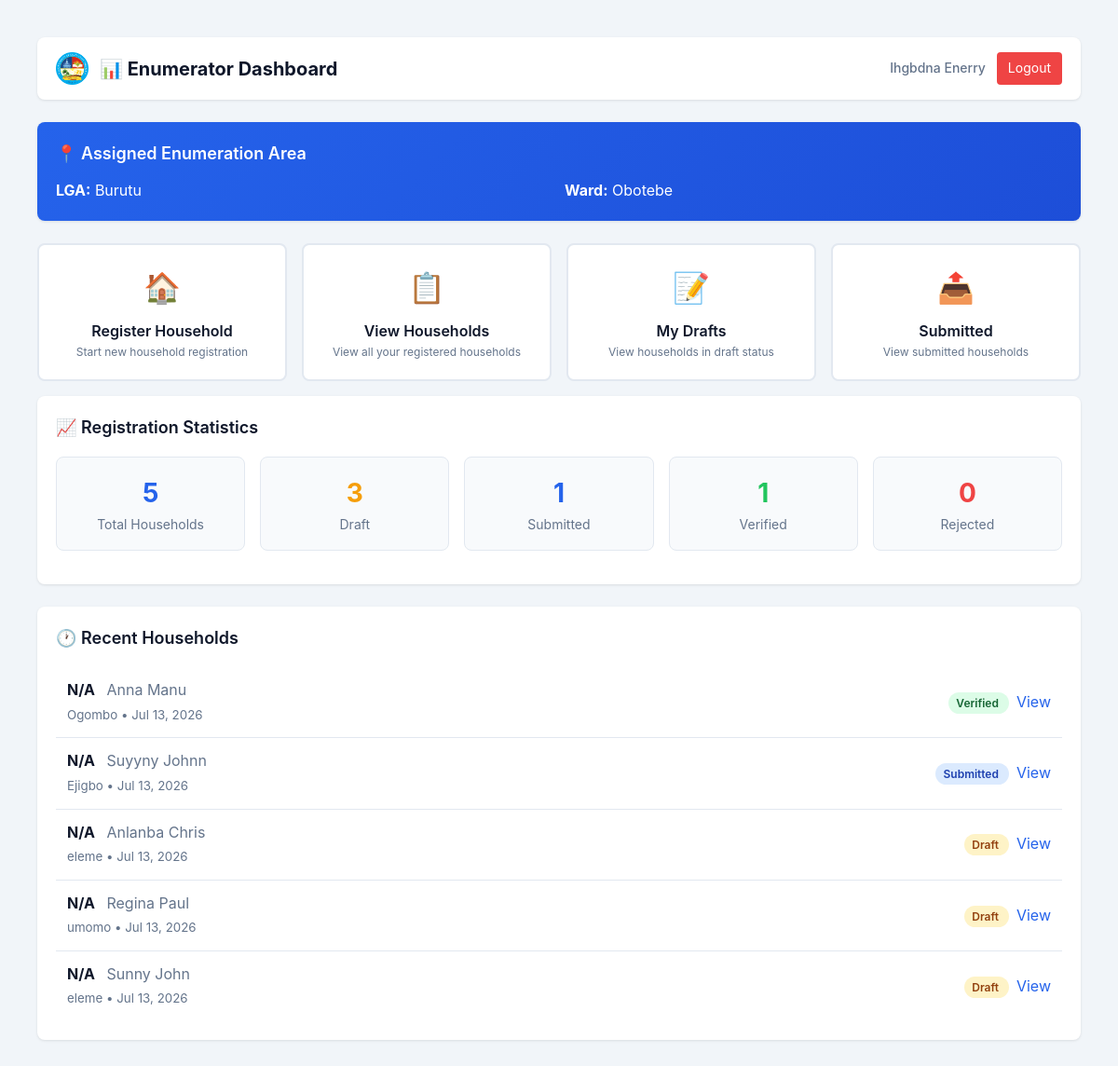
Screenshot of /delta-census/enumerator_dashboard.php (signed in) with the database file from the repository.
### tables this page shows
CREATE TABLE `user_locations` (
  `id` int(11) NOT NULL,
  `user_id` int(11) NOT NULL,
  `lga` varchar(100) NOT NULL,
  `ward` varchar(100) NOT NULL,
  `community` varchar(100) DEFAULT NULL,
  `enumeration_area` varchar(50) DEFAULT NULL,
  `assigned_at` timestamp NOT NULL DEFAULT current_timestamp(),
  `assigned_by` int(11) NOT NULL
);

CREATE TABLE `households` (
  `id` int(11) NOT NULL,
  `household_code` varchar(50) NOT NULL,
  `lga` varchar(100) NOT NULL,
  `ward` varchar(100) NOT NULL,
  `community` varchar(100) DEFAULT NULL,
  `enumeration_area` varchar(50) DEFAULT NULL,
  `head_of_household` varchar(100) NOT NULL,
  `address` text NOT NULL,
  `phone` varchar(20) DEFAULT NULL,
  `total_members` int(11) DEFAULT 0,
  `created_by` int(11) NOT NULL,
  `created_at` timestamp NOT NULL DEFAULT current_timestamp(),
  `updated_at` timestamp NULL DEFAULT NULL ON UPDATE current_timestamp(),
  `status` enum('draft','submitted','verified','rejected') DEFAULT 'draft',
  `submitted_at` timestamp NULL DEFAULT NULL,
  `verified_at` timestamp NULL DEFAULT NULL,
  `device_info` varchar(255) DEFAULT NULL,
  `ip_address` varchar(45) DEFAULT NULL,
  `supervisor_id` int(11) DEFAULT NULL,
  `household_number` varchar(20) DEFAULT NULL,
  `household_head` varchar(100) DEFAULT NULL,
  `house_number` varchar(50) DEFAULT NULL,
  `street_name` varchar(200) DEFAULT NULL,
  `landmark` varchar(200) DEFAULT NULL,
  `gps_latitude` decimal(10,8) DEFAULT NULL,
  `gps_longitude` decimal(11,8) DEFAULT NULL,
  `gps_accuracy` varchar(20) DEFAULT NULL,
  `building_type` varchar(50) DEFAULT NULL,
  `house_ownership` varchar(50) DEFAULT NULL,
  `number_of_households` int(11) DEFAULT NULL,
  `number_of_rooms` int(11) DEFAULT NULL,
  `enumerator_id` int(11) DEFAULT NULL
);

### delta-census/enumerator_dashboard.php (the view, shortened to what this page needs)
<?php
require_once 'includes/functions.php';
global $pdo;
$stmt = $pdo->prepare("
    SELECT ul.*, u.surname, u.first_name
    FROM user_locations ul
    JOIN users u ON ul.user_id = u.id
    WHERE ul.user_id = ?
");
$stmt->execute([$_SESSION['user_id']]);
$location = $stmt->fetch();
try {
    $stmt = $pdo->prepare("
        SELECT
            COUNT(*) as total,
            SUM(CASE WHEN status = 'draft' THEN 1 ELSE 0 END) as draft,
            SUM(CASE WHEN status = 'submitted' THEN 1 ELSE 0 END) as submitted,
            SUM(CASE WHEN status = 'verified' THEN 1 ELSE 0 END) as verified,
            SUM(CASE WHEN status = 'rejected' THEN 1 ELSE 0 END) as rejected
        FROM households
        WHERE enumerator_id = ?
    ");
    $stmt->execute([$_SESSION['user_id']]);
    $stats = $stmt->fetch();
} catch (PDOException $e) {
    $stmt = $pdo->prepare("SELECT COUNT(*) as total FROM households WHERE enumerator_id = ?");
    $stmt->execute([$_SESSION['user_id']]);
    $total = $stmt->fetch();
    $stats = [
        'total' => $total['total'],
        'draft' => 0,
        'submitted' => 0,
        'verified' => 0,
        'rejected' => 0
    ];
}
try {
    $stmt = $pdo->prepare("
        SELECT * FROM households
        WHERE enumerator_id = ?
        ORDER BY created_at DESC
        LIMIT 10
    ");
    $stmt->execute([$_SESSION['user_id']]);
    $recentHouseholds = $stmt->fetchAll();
} catch (PDOException $e) {
    $recentHouseholds = [];
}
?>
<!DOCTYPE html>
<html lang="en">
<head>
    <link rel="stylesheet" href="css/style.css">
</head>
<body>
    <div class="app-container">
        <nav class="mobile-nav">
            <div class="nav-header">
                <div style="display: flex; align-items: center; gap: 12px;">
                    <img src="images/logodelta.png" alt="Logo" style="height: 35px; width: auto;">
                    <h2 style="font-size: 20px;">📊 Enumerator Dashboard</h2>
                </div>
                <div class="user-menu">
                    <span class="user-name" style="font-weight: 500;"><?php echo htmlspecialchars($_SESSION['full_name'] ?? 'Enumerator'); ?></span>
                    <a href="logout.php" class="btn-sm btn-danger">Logout</a>
                </div>
            </div>
        </nav>
        <div class="dashboard-card location-card">
            <h3 style="margin-bottom: 12px;">📍 Assigned Enumeration Area</h3>
            <div style="display: grid; grid-template-columns: repeat(auto-fit, minmax(200px, 1fr)); gap: 12px;">
                <div><strong>LGA:</strong> <?php echo htmlspecialchars($location['lga']); ?></div>
                <div><strong>Ward:</strong> <?php echo htmlspecialchars($location['ward']); ?></div>
            </div>
        </div>
        <div class="quick-actions">
            <a href="register_household.php?step=1" class="quick-action-card">
                <div class="icon">🏠</div>
                <div class="label">Register Household</div>
                <div class="description">Start new household registration</div>
            </a>
            <a href="view_households.php" class="quick-action-card">
                <div class="icon">📋</div>
                <div class="label">View Households</div>
                <div class="description">View all your registered households</div>
            </a>
            <a href="view_households.php?status=draft" class="quick-action-card">
                <div class="icon">📝</div>
                <div class="label">My Drafts</div>
                <div class="description">View households in draft status</div>
            </a>
            <a href="view_households.php?status=submitted" class="quick-action-card">
                <div class="icon">📤</div>
                <div class="label">Submitted</div>
                <div class="description">View submitted households</div>
            </a>
        </div>
        <div class="dashboard-card">
            <h3 style="margin-bottom: 16px;">📈 Registration Statistics</h3>
            <div class="stat-grid">
                <div class="stat-box">
                    <div class="number"><?php echo $stats['total'] ?? 0; ?></div>
                    <div class="label">Total Households</div>
                </div>
                <div class="stat-box draft">
                    <div class="number"><?php echo $stats['draft'] ?? 0; ?></div>
                    <div class="label">Draft</div>
                </div>
                <div class="stat-box submitted">
                    <div class="number"><?php echo $stats['submitted'] ?? 0; ?></div>
                    <div class="label">Submitted</div>
                </div>
                <div class="stat-box verified">
                    <div class="number"><?php echo $stats['verified'] ?? 0; ?></div>
                    <div class="label">Verified</div>
                </div>
                <div class="stat-box rejected">
                    <div class="number"><?php echo $stats['rejected'] ?? 0; ?></div>
                    <div class="label">Rejected</div>
                </div>
            </div>
        </div>
        <div class="dashboard-card">
            <h3 style="margin-bottom: 16px;">🕐 Recent Households</h3>
            <?php if (count($recentHouseholds) > 0): ?>
                <?php foreach ($recentHouseholds as $household): ?>
                <div class="household-list-item">
                    <div>
                        <strong><?php echo htmlspecialchars($household['household_number'] ?? 'N/A'); ?></strong>
                        <span style="color: #64748b; margin-left: 8px;"><?php echo htmlspecialchars($household['household_head'] ?? ''); ?></span>
                        <br>
                        <small style="color: #64748b;">
                            <?php echo htmlspecialchars($household['community'] ?? ''); ?>
                            <?php if (isset($household['created_at'])): ?>
                                • <?php echo date('M d, Y', strtotime($household['created_at'])); ?>
                            <?php endif; ?>
                        </small>
                    </div>
                    <div>
                        <?php if (isset($household['status'])): ?>
                            <span class="status-badge <?php echo $household['status']; ?>">
                                <?php echo ucfirst($household['status']); ?>
                            </span>
                        <?php endif; ?>
                        <?php if (isset($household['id'])): ?>
                            <a href="register_household.php?step=4&id=<?php echo $household['id']; ?>"
                               style="margin-left: 8px; color: #2563eb; text-decoration: none;">View</a>
                        <?php endif; ?>
                    </div>
                </div>
                <?php endforeach; ?>
            <?php endif; ?>
        </div>
    </div>
</body>
</html>

### delta-census/css/style.css (style rules this page uses)
* { margin: 0; padding: 0; box-sizing: border-box; }
:root { --primary: #2563eb; --primary-dark: #1d4ed8; --secondary: #64748b; --success: #22c55e; --danger: #ef4444; --warning: #f59e0b; --background: #f1f5f9; --card: #ffffff; --text: #0f172a; --text-secondary: #64748b; --shadow: 0 4px 6px -1px rgba(0, 0, 0, 0.1), 0 2px 4px -1px rgba(0, 0, 0, 0.06); --radius: 12px; --transition: all 0.3s ease; --chart-blue: #2563eb; --chart-green: #22c55e; --chart-red: #ef4444; --chart-yellow: #f59e0b; --chart-purple: #8b5cf6; --chart-pink: #ec4899; --chart-indigo: #6366f1; --chart-cyan: #06b6d4; --chart-orange: #f97316; --chart-teal: #14b8a6; }
body { font-family: -apple-system, BlinkMacSystemFont, 'Segoe UI', Roboto, 'Helvetica Neue', Arial, sans-serif; background: var(--background); color: var(--text); line-height: 1.6; min-height: 100vh; padding: 20px; }
.btn-danger { background: var(--danger); color: white; }
.btn-sm { padding: 6px 12px; font-size: 14px; }
.app-container { max-width: 1200px; margin: 0 auto; }
.mobile-nav { background: var(--card); border-radius: var(--radius); padding: 16px 20px; margin-bottom: 24px; box-shadow: var(--shadow); }
.nav-header { display: flex; justify-content: space-between; align-items: center; flex-wrap: wrap; gap: 12px; }
.nav-header h2 { font-size: 20px; font-weight: 700; }
.user-menu { display: flex; align-items: center; gap: 12px; }
.user-name { font-size: 14px; font-weight: 500; color: var(--text-secondary); }
.dashboard-card { background: var(--card); border-radius: var(--radius); box-shadow: var(--shadow); padding: 20px; }
.dashboard-card h3 { font-size: 18px; font-weight: 600; margin-bottom: 16px; }
.status-badge { padding: 4px 8px; border-radius: 9999px; font-size: 12px; font-weight: 600; }
.status-badge.draft { background: #fef3c7; color: #92400e; }
.status-badge.submitted { background: #dbeafe; color: #1e40af; }
.status-badge.verified { background: #dcfce7; color: #166534; }
.location-card { background: linear-gradient(135deg, var(--primary), var(--primary-dark)); color: white; }
.location-card h3 { color: white; }

### delta-census/enumerator_dashboard.php (style rules this page uses)
.app-container { max-width: 1200px; margin: 0 auto; padding: 20px; }
.mobile-nav { background: white; border-radius: 8px; padding: 16px 20px; margin-bottom: 24px; box-shadow: 0 1px 3px rgba(0,0,0,0.1); }
.nav-header { display: flex; justify-content: space-between; align-items: center; flex-wrap: wrap; gap: 12px; }
.user-menu { display: flex; align-items: center; gap: 12px; }
.btn-sm { padding: 6px 12px; border-radius: 4px; text-decoration: none; font-size: 14px; }
.btn-danger { background: #ef4444; color: white; }
.dashboard-card { background: white; border-radius: 8px; padding: 20px; margin-bottom: 24px; box-shadow: 0 1px 3px rgba(0,0,0,0.1); }
.location-card { background: linear-gradient(135deg, #2563eb, #1d4ed8); color: white; }
.location-card h3 { color: white; }
.quick-actions { display: grid; grid-template-columns: repeat(auto-fit, minmax(200px, 1fr)); gap: 16px; margin: 16px 0; }
.quick-action-card { background: white; border: 2px solid #e2e8f0; border-radius: 8px; padding: 20px; text-align: center; transition: all 0.3s ease; cursor: pointer; text-decoration: none; color: #0f172a; }
.quick-action-card .icon { font-size: 32px; margin-bottom: 8px; }
.quick-action-card .label { font-weight: 600; }
.quick-action-card .description { font-size: 12px; color: #64748b; }
.stat-grid { display: grid; grid-template-columns: repeat(auto-fit, minmax(150px, 1fr)); gap: 16px; margin: 16px 0; }
.stat-box { background: #f8fafc; border-radius: 8px; padding: 16px; text-align: center; border: 1px solid #e2e8f0; }
.stat-box .number { font-size: 28px; font-weight: 700; color: #2563eb; }
.stat-box .label { font-size: 14px; color: #64748b; }
.stat-box.draft .number { color: #f59e0b; }
.stat-box.submitted .number { color: #2563eb; }
.stat-box.verified .number { color: #22c55e; }
.stat-box.rejected .number { color: #ef4444; }
.household-list-item { display: flex; justify-content: space-between; align-items: center; padding: 12px; border-bottom: 1px solid #e2e8f0; }
.household-list-item:last-child { border-bottom: none; }
.status-badge { padding: 4px 8px; border-radius: 9999px; font-size: 12px; font-weight: 600; }
.status-badge.draft { background: #fef3c7; color: #92400e; }
.status-badge.submitted { background: #dbeafe; color: #1e40af; }
.status-badge.verified { background: #dcfce7; color: #166534; }

### rows the page displays
user_locations: lga "Burutu", ward "Obotebe"
households: household_number "N/A", household_head "Anna Manu", community "Ogombo", created_at "Jul 13, 2026", status "Verified"
households: household_number "N/A", household_head "Suyyny Johnn", community "Ejigbo", created_at "Jul 13, 2026", status "Submitted"
households: household_number "N/A", household_head "Anlanba Chris", community "eleme", created_at "Jul 13, 2026", status "Draft"
households: household_number "N/A", household_head "Regina Paul", community "umomo", created_at "Jul 13, 2026", status "Draft"
households: household_number "N/A", household_head "Sunny John", community "eleme", created_at "Jul 13, 2026", status "Draft"

### other values shown
$_SESSION['full_name'] "Ihgbdna Enerry"
$stats['total'] "5"
$stats['draft'] "3"
$stats['submitted'] "1"
$stats['verified'] "1"
$stats['rejected'] "0"
